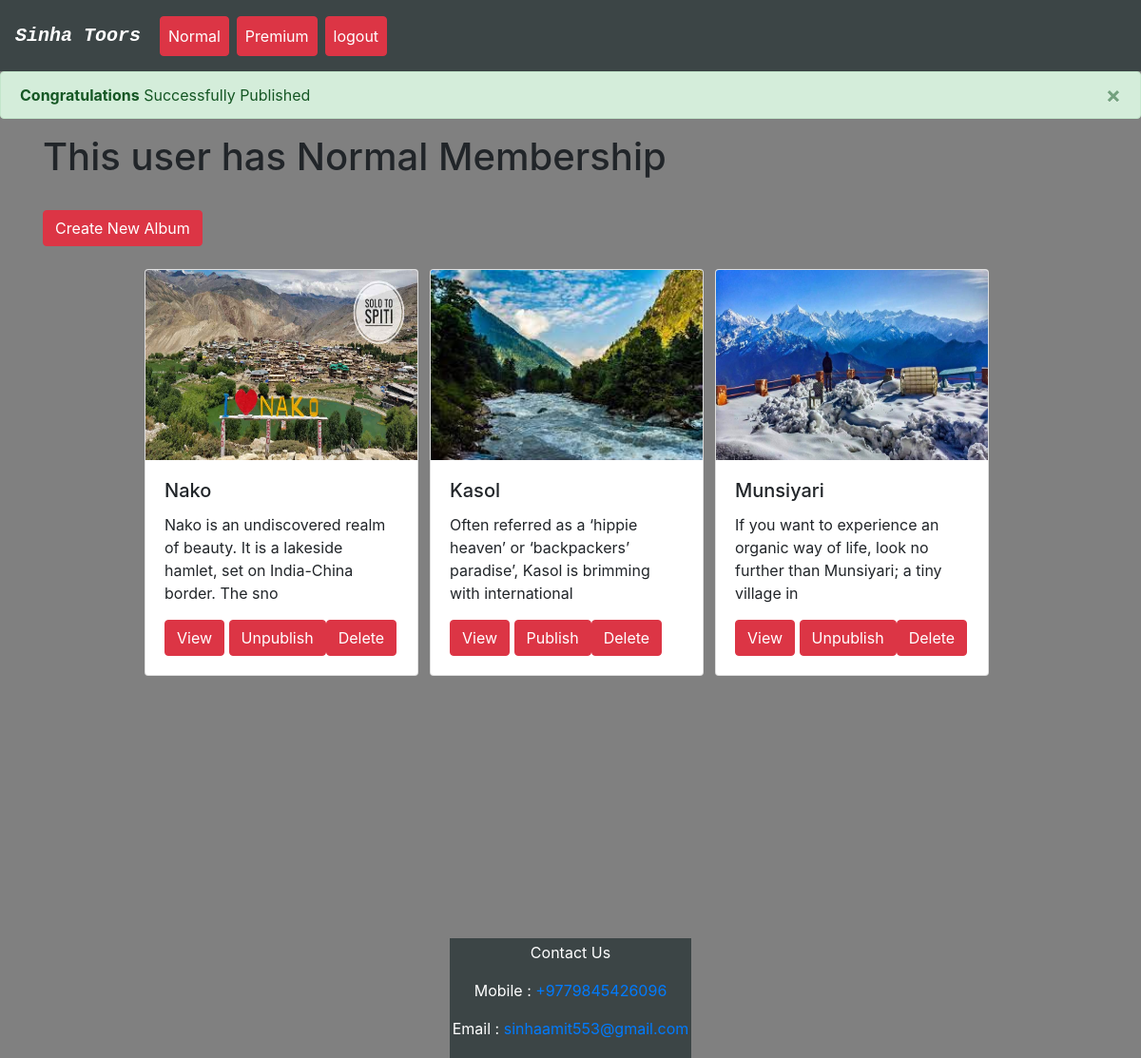
Screenshot of /View/normalalbum.php?updated=true&val=1 (signed in) with the database file from the repository.
### tables this page shows
CREATE TABLE `album` (
  `id` int(10) NOT NULL,
  `albumimage` varchar(30) NOT NULL,
  `Title` varchar(20) NOT NULL,
  `Description` varchar(100) NOT NULL,
  `isPremium` int(10) NOT NULL,
  `isPublish` int(11) NOT NULL
);

### Classes/Album.php (called while the page is built, shortened)
<?php
class Album
{
    function __construct($con)
    {
        $this->con=$con;
    }
    function getNormalAlbumDetail()
    {
        $albumdetail=array();
        if(isset($_SESSION['email']) && $_SESSION['email']=="sinhaamit553@gmail.com"){
            $qry="select * from album where isPremium='0'";
        } elseif (isset($_SESSION['isPremium']) && $_SESSION['isPremium'] == '0'){
            $qry = "select * from album where isPremium = '0' and isPublish = '1'";
        }
        $result=mysqli_query($this->con,$qry);
        while($row=mysqli_fetch_assoc($result))
        {
            array_push($albumdetail,$row);
        }
        return $albumdetail;
    }
}
?>

### View/normalalbum.php (the view, shortened to what this page needs)
<?php
include 'header.php';
include '../Classes/Album.php';
$Db=new Db();
  $con=$Db->getConnection();
$album=new Album($con);
$details=$album->getNormalAlbumDetail();
if(isset($_GET['updated']))
{
  $value=$_GET['val'] ? "Published":"Unpublished";
  echo '
      <div class="alert alert-success alert-dismissible fade show" role="alert">
        <strong>Congratulations</strong> Successfully '.$value .'
        <button type="button" class="close" data-dismiss="alert" aria-label="Close">
        <span aria-hidden="true">&times;</span>
        </button>
        </div>
          ';
}
?>
<div class="container">
    <h1> This user has Normal Membership</h1>
    <?php
if(isset($_SESSION['email']) && $_SESSION['email'] == "sinhaamit553@gmail.com")
{
  echo '<a class="btn btn-danger my-4" href="addalbum.php?albumType=0">Create New Album</a>';
}
?>
<?php
foreach($details as $detail){
echo '<div class="row d-flex justify-content-center mx-1">
<div class="card mx-1" style="width: 18rem;">
  <img src="../upload/'.$detail['albumimage'].'" height="200px" class="card-img-top" alt="">
  <div class="card-body">
    <h5 class="card-title">'.$detail['Title'].'</h5>
    <p class="card-text">'.$detail['Description'].'</p>
    <a href="viewAlbum.php?albumId='.$detail['id'].'" class="btn btn-danger ">View</a>';
    ?>
   <?php
      if(isset($_SESSION['email']) && $_SESSION['email'] == "sinhaamit553@gmail.com")
      {
        $button = $detail['isPublish']?  "Unpublish":"Publish" ;
        echo '<a href="normalalbum.php?current='. $button .'&albumid='.$detail['id'].' " class="btn btn-danger ">'.$button.'</a>';
        echo '<a href="deleteAlbum.php?act=delete&albumid='.$detail['id'].' " class="btn btn-danger ">Delete</a>';
      }
    ?>
<?php
   echo '</div>
</div> ';
}
?>
</div>
</div>
<?php
include 'footer.php';

### rows the page displays
album: albumimage (picture), Title "Nako", Description "Nako is an undiscovered realm of beauty. It is a lakeside hamlet, set on India-China border. The sno", isPublish "Unpublish"
album: albumimage (picture), Title "Kasol", Description "Often referred as a ‘hippie heaven’ or ‘backpackers’ paradise’, Kasol is brimming with international", isPublish "Publish"
album: albumimage (picture), Title "Munsiyari", Description "If you want to experience an organic way of life, look no further than Munsiyari; a tiny village in", isPublish "Unpublish"

### other values shown
$value "Published"
